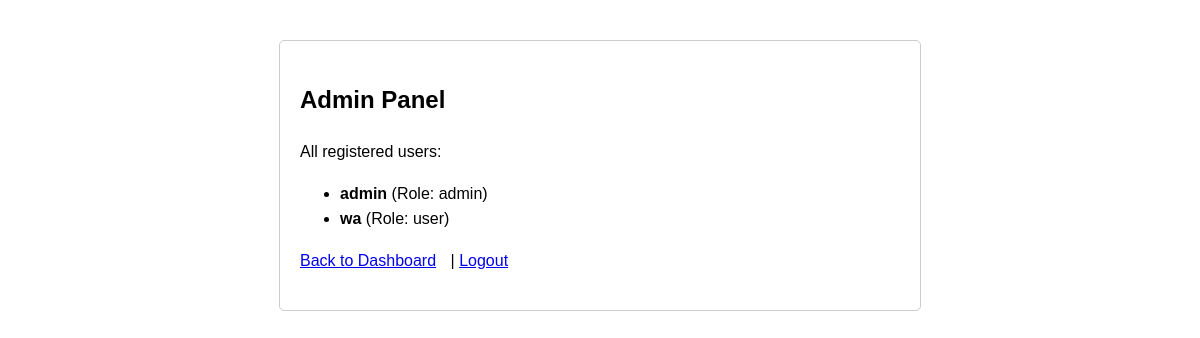
Page /admin (signed in) on the earlier database version.
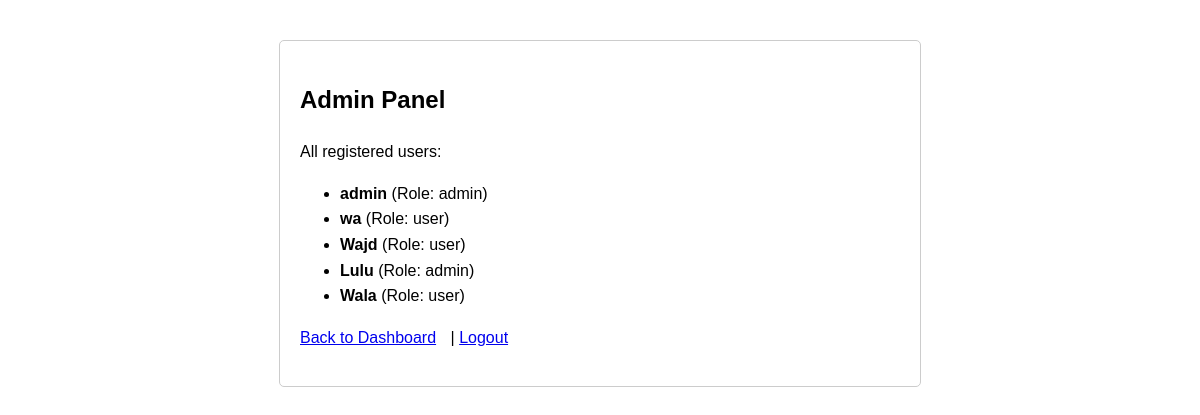
Same page on the later database version.
### app.py (models this page shows, shortened)
class User(db.Model):
    id = db.Column(db.Integer, primary_key=True)
    username = db.Column(db.String(80), unique=True, nullable=False)
    password_hash = db.Column(db.String(200), nullable=False)
    role = db.Column(db.String(20), nullable=False, default='user')

### app.py (the view)
@app.route('/admin')
@role_required('admin')
def admin_panel():
    all_users = User.query.all()
    return render_template('admin.html', users=all_users)

### app.py (called while the page is built)
def role_required(required_role):
    def decorator(f):
        @wraps(f)
        def decorated_function(*args, **kwargs):
            if 'user_id' not in session:
                flash('Please log in first.', 'warning')
                return redirect(url_for('login'))
            user = User.query.get(session['user_id'])
            if user.role != required_role:
                flash('You do not have permission to view this page.', 'danger')
                return redirect(url_for('dashboard'))
            return f(*args, **kwargs)
        return decorated_function
    return decorator

### templates/admin.html (shortened to what this page needs)
{% extends "base.html" %}
{% block content %}
<h2>Admin Panel</h2>
<p>All registered users:</p>
<ul>
    {% for user in users %}
        <li><strong>{{ user.username }}</strong> (Role: {{ user.role }})</li>
    {% endfor %}
</ul>
<p><a href="{{ url_for('dashboard') }}">Back to Dashboard</a> | <a href="{{ url_for('logout') }}">Logout</a></p>
{% endblock %}

### templates/base.html (shortened to what this page needs)
<!DOCTYPE html>
<html lang="en">
<head>
</head>
<body>
    <div class="container">
        {% block content %}{% endblock %}
    </div>
</body>
</html>

### templates/base.html (style rules this page uses)
body { font-family: Arial, sans-serif; margin: 40px; line-height: 1.6; }
.container { max-width: 600px; margin: auto; padding: 20px; border: 1px solid #ccc; border-radius: 5px; }
a { margin-right: 10px; }

Differences in the rows shown:
added User: username "Wajd", role "user"
added User: username "Lulu", role "admin"
added User: username "Wala", role "user"
